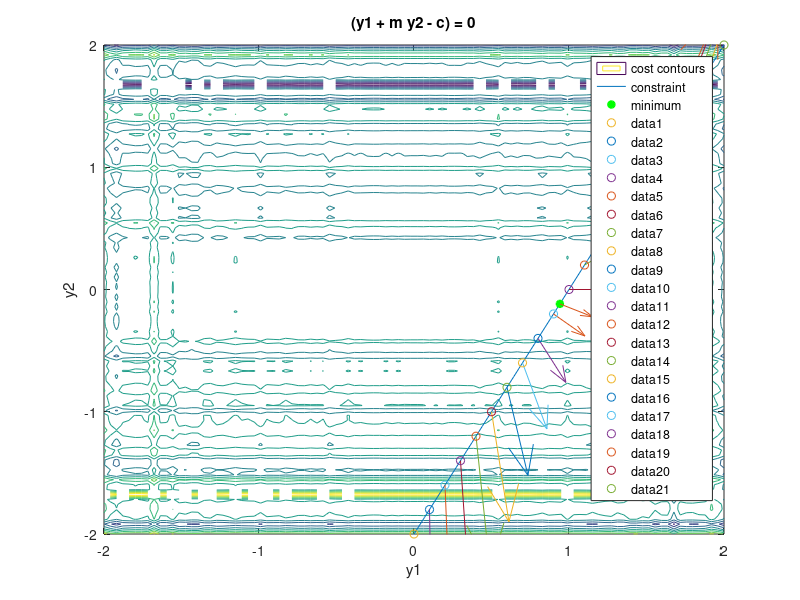

Recreate this plot in MATLAB.
function f = lecture3_1()
% EN530.603 Applied Optimal Control
% Lecture#3, 2013/09/11
%
% Unconstrained nonlinear optimization basics (1 of 2)
% 
% Marin Kobilarov, marin(at)jhu.edu

q = 1/4;
r = 1;
m = -.5;
c = 1;

% cost function and its gradient
L = @(y1,y2)(q*y1^2 + r*y2^2)/2;
dL = @(y1,y2)[q*y1; r*y2];

% constraint and its gradient
f = @(y1,y2)(y1 + m*y2 - c);
df = @(y1,y2)([1; m]);

f2 = @(y2)(- m*y2 + c);

ezcontour(L, [-2 2],100);
hold on
ezplot(f, [-2 2]);

% minimum
y1s = r*c/(r + m^2*q);
y2s = m*q/r*y1s;
plot(y1s,y2s,'*g','LineWidth',2)

legend('cost contours', 'constraint', 'minimum','gradients');

% the gradient at optimum
gs = dL(y1s, y2s);
quiver(y1s, y2s, gs(1), gs(2));

% plot gradients along constraint
for y2=-2:.2:2,
  y1 = f2(y2);
  g = dL(y1, y2);
  quiver(y1, y2, g(1), g(2));
  plot(y1,y2,'o')
end
